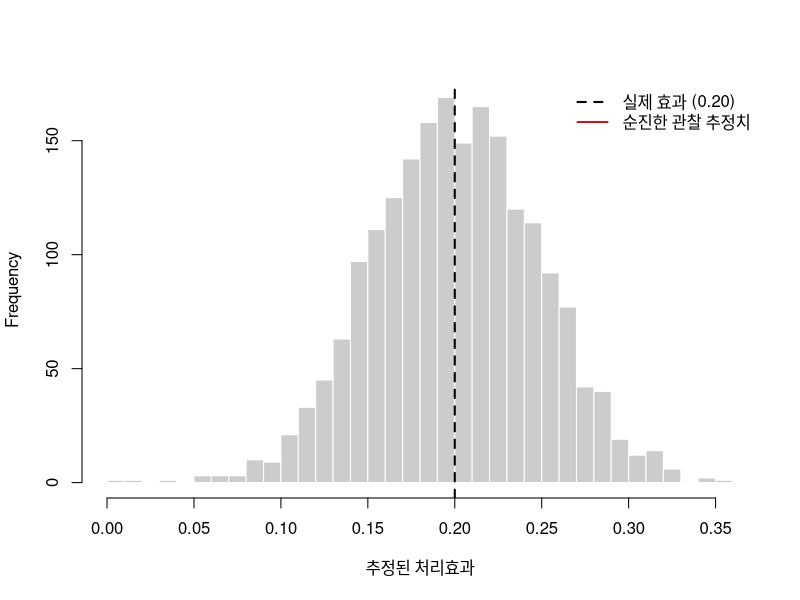
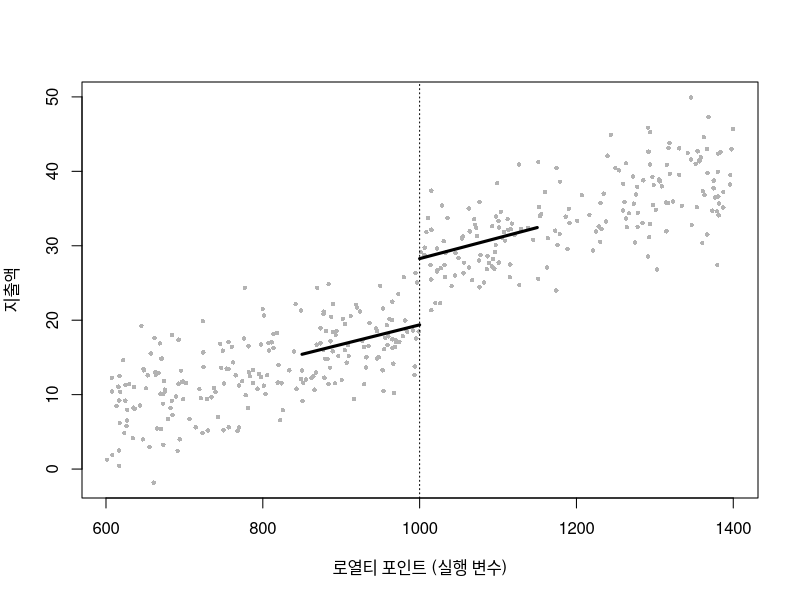
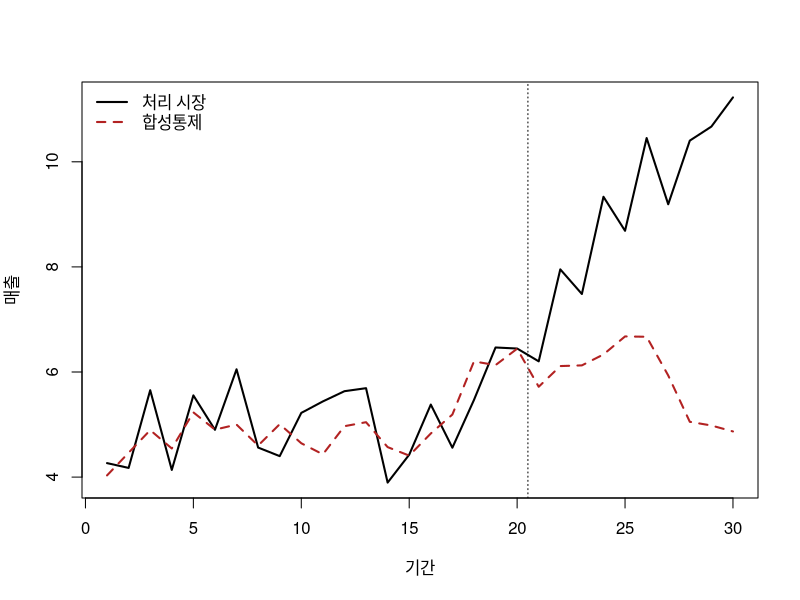

Write the R code that produced these figures, in order.
## ---- chunk 1
#| echo: true
#| message: false
#| warning: false
#| label: fig-ab-power
#| fig-cap: "각 집단당 1,000명의 사용자와 실제 리프트 0.20을 가진 2,000회의 무작위실험에 대한 평균차이 추정량의 표집분포. 추정량은 참값(점선)을 중심으로 분포한다. 동일한 데이터 생성 과정에서 얻은 순진한 관찰 추정량은 상향 편향되어 있다."
set.seed(47)

# 데이터 생성 과정: 잠재적 '성향(propensity)'이 처치 자가선택(관찰적)과
# 기저 결과 모두에 영향을 미침 -> 혼란(confounding) 발생.
make_population <- function(n, true_tau = 0.20) {
  propensity <- rnorm(n)                       # 잠재적 구매 의향
  Y0 <- 0.50 + 0.40 * propensity + rnorm(n)    # 미처리 잠재적 결과
  Y1 <- Y0 + true_tau                          # 일정한 처리효과
  data.frame(propensity, Y0, Y1)
}

# (1) 관찰 데이터: 고성향 사용자가 처치에 자가선택함.
n <- 4000
pop <- make_population(n)
D_obs <- as.integer(pop$propensity + rnorm(n) > 0)   # 성향에 기반한 선택
Y_obs <- ifelse(D_obs == 1, pop$Y1, pop$Y0)
naive <- mean(Y_obs[D_obs == 1]) - mean(Y_obs[D_obs == 0])

# (2) 무작위실험: 배정이 잠재적 결과와 독립임.
rct_estimate <- function(n_per_arm = 1000, true_tau = 0.20) {
  p <- make_population(2 * n_per_arm, true_tau)
  D <- rep(0:1, each = n_per_arm)
  D <- sample(D)                               # 무작위 배정
  Y <- ifelse(D == 1, p$Y1, p$Y0)
  mean(Y[D == 1]) - mean(Y[D == 0])
}
rct_draws <- replicate(2000, rct_estimate())

cat(sprintf("실제 효과 (ATE):                  %.3f\n", 0.20))
cat(sprintf("순진한 관찰 데이터 추정치:        %.3f  (편향됨)\n", naive))
cat(sprintf("무작위실험 추정치들의 평균:       %.3f  (불편추정치)\n", mean(rct_draws)))

hist(rct_draws, breaks = 40, col = "grey80", border = "white",
     main = "", xlab = "추정된 처리효과")
abline(v = 0.20, lwd = 2, lty = 2)
abline(v = naive, lwd = 2, col = "firebrick")
legend("topright", bty = "n",
       legend = c("실제 효과 (0.20)", "순진한 관찰 추정치"),
       lwd = 2, lty = c(2, 1), col = c("black", "firebrick"))
## ---- chunk 2
#| echo: true
#| message: false
#| warning: false
set.seed(47)

# 패널: 60개 시장 x 12개월. 처치(가격 인하)는 7개월 차에 시장의 절반에 적용됨.
# 대조군은 평행 추세를 만족하도록 생성됨.
n_markets <- 60; n_months <- 12; treat_month <- 7; true_att <- 1.5
markets <- 1:n_markets
treated <- markets %in% sample(markets, n_markets / 2)

panel <- expand.grid(market = markets, month = 1:n_months)
panel$treated <- treated[panel$market]
market_fe <- rnorm(n_markets, 10, 2)[panel$market]   # 수준 차이 (허용됨)
time_fe   <- 0.20 * panel$month                       # 공통 추세 (허용됨)
post      <- panel$month >= treat_month
panel$D   <- as.integer(panel$treated & post)
panel$sales <- market_fe + time_fe + true_att * panel$D +
               rnorm(nrow(panel), 0, 0.8)

# 이원 고정효과(단위 + 시간 더미)를 통한 DiD.
fit <- lm(sales ~ factor(market) + factor(month) + D, data = panel)
att_hat <- coef(fit)["D"]
ci <- confint(fit)["D", ]
cat(sprintf("실제 ATT:         %.3f\n", true_att))
cat(sprintf("DiD 추정치:       %.3f  [%.3f, %.3f]\n", att_hat, ci[1], ci[2]))
## ---- chunk 3
#| echo: true
#| message: false
#| warning: false
set.seed(47)

# 가격 내생성이 존재하는 수요 추정. 수요 충격 'xi'가 수량과 가격을
# 동시에 상승시킴(기업의 가격 책정을 통해) -> OLS 탄력성은 0 방향으로 편향됨.
# 비용 충격 'Z'가 가격에 대한 도구변수로 사용됨.
n <- 5000
xi   <- rnorm(n)                              # 관측되지 않은 수요 충격
Z    <- rnorm(n)                              # 비용 충격 (도구변수)
price <- 2.0 - 0.8 * Z + 1.0 * xi + rnorm(n) # 수요 충격에 따라 가격 상승
true_elasticity <- -1.2
logq <- 5 + true_elasticity * price + 1.5 * xi + rnorm(n)  # xi가 수요에 진입

ols <- coef(lm(logq ~ price))["price"]

# 수작업 2SLS: 1단계 회귀 후, 적합된 가격으로 2단계 회귀.
first  <- lm(price ~ Z)
phat   <- fitted(first)
iv     <- coef(lm(logq ~ phat))["phat"]
F_stat <- summary(first)$fstatistic["value"]

cat(sprintf("실제 가격 탄력성:        %.3f\n", true_elasticity))
cat(sprintf("OLS (편향됨):           %.3f\n", ols))
cat(sprintf("2SLS (IV):              %.3f\n", iv))
cat(sprintf("1단계 F 통계량:         %.1f\n", F_stat))
## ---- chunk 4
#| echo: true
#| message: false
#| warning: false
#| label: fig-rd
#| fig-cap: "단절적 회귀불연속설계. 처치(로열티 등급 승급)는 1,000점 기준점에서 시작된다. 양측의 국소 선형 적합선은 기준점에서의 지출액 도약을 식별한다. 가독성을 위해 점들은 10% 표본만 표시했다."
set.seed(47)

# 실행 변수: 로열티 포인트. 1000점 이상에서 처치 배정.
# 포인트와 지출 사이의 매끄러운 기저 관계 + 기준점에서 8만큼의 실제 도약.
n <- 4000; cutoff <- 1000; true_jump <- 8
points  <- runif(n, 600, 1400)
D       <- as.integer(points >= cutoff)
spend   <- 20 + 0.03 * (points - cutoff) + true_jump * D + rnorm(n, 0, 4)

# 대역폭 내 국소 선형 RD, 양측 별도 기울기 적합.
h <- 150
inb <- abs(points - cutoff) <= h
rd_fit <- lm(spend ~ D + I(points - cutoff) + D:I(points - cutoff),
             data = data.frame(spend, D, points), subset = inb)
jump_hat <- coef(rd_fit)["D"]
cat(sprintf("기준점에서의 실제 도약: %.3f\n", true_jump))
cat(sprintf("RD 추정치:              %.3f\n", jump_hat))

s <- sample(n, 400)
plot(points[s], spend[s], pch = 16, col = "grey70", cex = 0.6,
     xlab = "로열티 포인트 (실행 변수)", ylab = "지출액")
abline(v = cutoff, lty = 3)
gl <- seq(cutoff - h, cutoff, length.out = 50)
gr <- seq(cutoff, cutoff + h, length.out = 50)
predl <- predict(rd_fit, data.frame(D = 0, points = gl))
predr <- predict(rd_fit, data.frame(D = 1, points = gr))
lines(gl, predl, lwd = 3); lines(gr, predr, lwd = 3)
## ---- chunk 5
#| echo: true
#| message: false
#| warning: false
#| label: fig-scm
#| fig-cap: "단일 처리 시장을 위한 합성통제. 기여자 가중치는 개입 전 처리 시장의 매출(출시 시점의 수직선)과 일치하도록 선택된다. 사후 기간에 처리 시장과 합성 쌍둥이 간의 격차가 처리효과를 추정한다."
set.seed(47)

# 1개의 처리 시장 + 20개의 기여자 시장, 총 30개 기간; 브랜드 캠페인이 t=21에
# 시작되어 처리 시장의 매출을 점진적으로 증가시킴.
Tn <- 30; T0 <- 20; J <- 20; true_post_effect <- 6
common <- cumsum(rnorm(Tn, 0.2, 0.4))                 # 공통 잠재 추세
donors <- sapply(1:J, function(j)
  3 + runif(1, 0.5, 1.5) * common + rnorm(Tn, 0, 0.6))
# 처리 시장은 사전 기간에 3개 기여자의 볼록 결합임.
truew <- numeric(J); truew[c(2, 5, 11)] <- c(0.5, 0.3, 0.2)
treated <- as.numeric(donors %*% truew) + rnorm(Tn, 0, 0.4)
treated[(T0 + 1):Tn] <- treated[(T0 + 1):Tn] +
  true_post_effect * seq_len(Tn - T0) / (Tn - T0)

# 간단한 투영 최적화(이차 손실, 심플렉스 제약)를 통해
# 사전(PRE) 기간에 합이 1이 되는 비음수 가중치를 구함.
pre <- 1:T0
loss <- function(w) sum((treated[pre] - donors[pre, ] %*% w)^2)
ui <- rbind(diag(J), rep(-1, J)); ci <- c(rep(0, J), -1)  # w>=0, sum(w)<=1
w0 <- rep(0.9 / J, J)   # 내부 시작점: sum < 1로 constrOptim의 엄격한 실행가능성 검사 통과
opt <- constrOptim(w0, loss, grad = NULL, ui = ui, ci = ci)
w <- opt$par / sum(opt$par)

synth <- as.numeric(donors %*% w)
gap_post <- mean(treated[(T0 + 1):Tn] - synth[(T0 + 1):Tn])
cat(sprintf("사후 평균 효과 (참값 ~%.2f): %.3f\n",
            true_post_effect / 2, gap_post))

plot(1:Tn, treated, type = "l", lwd = 2, xlab = "기간", ylab = "매출",
     ylim = range(c(treated, synth)))
lines(1:Tn, synth, lwd = 2, lty = 2, col = "firebrick")
abline(v = T0 + 0.5, lty = 3)
legend("topleft", bty = "n", lwd = 2, lty = c(1, 2),
       col = c("black", "firebrick"),
       legend = c("처리 시장", "합성통제"))
## ---- chunk 6
#| echo: false
#| message: false
#| warning: false
#| label: tbl-designs
#| tbl-cap: "인과 설계의 비교: 각 설계가 목표로 하는 추정대상, 식별을 가능하게 하는 핵심 가정, 이를 검증하는 진단법, 식별을 무너뜨리는 실패 요인."
designs <- data.frame(
  설계 = c("무작위실험 / A-B 테스트", "이중차분법",
             "도구변수", "회귀불연속",
             "합성통제"),
  추정대상 = c("ATE", "ATT", "LATE (순응자)",
               "기준점에서의 국소 효과", "ATT (단일 단위)"),
  `핵심 가정` = c("무작위 배정",
                        "평행 추세",
                        "배제 제약 + 관련성",
                        "기준점에서의 연속성",
                        "기여자가 사전 추세 재현"),
  진단법 = c("균형도 / 검정력 점검",
                  "사전 추세 (사건연구)",
                  "1단계 F 통계량; 과식별 검정",
                  "McCrary 밀도 검정; 공변량 도약",
                  "사전 적합도; 플라시보 순열 검정"),
  `실패 요인` = c("간섭; 엿보기(peeking)",
                        "이질적 충격; 시차 도입",
                        "약한 / 무효한 도구변수",
                        "실행 변수 조작",
                        "저조한 사전 적합도; 파급효과"),
  check.names = FALSE
)
knitr::kable(designs, align = "lllll")
